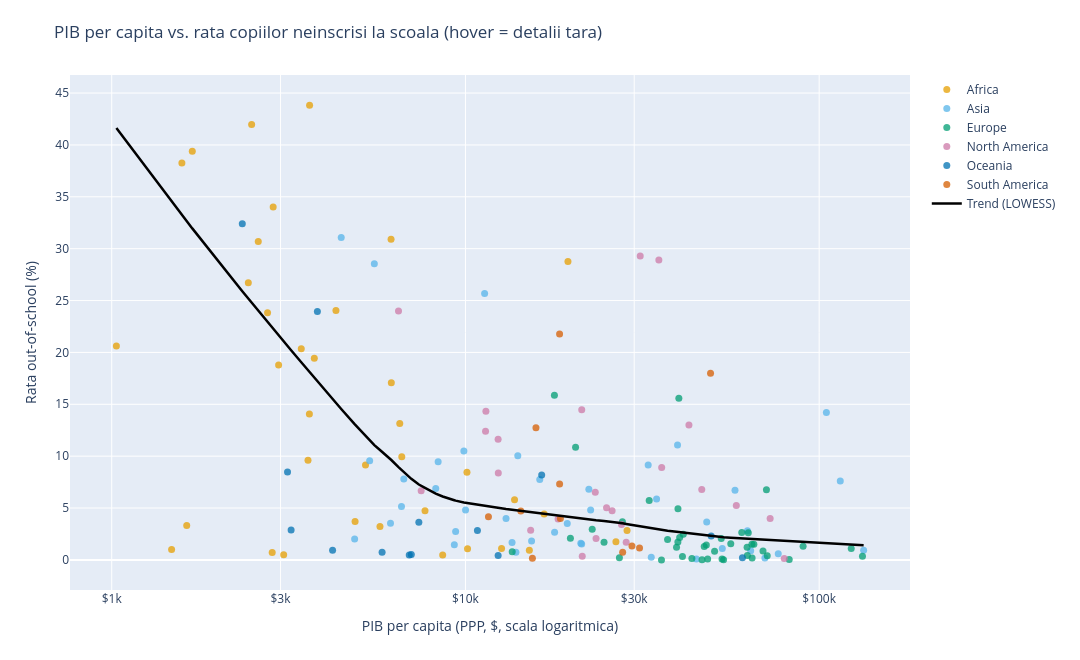

Write notebook code for a chart like this one.
### Markdown cell above
#### Grafic 4 - Exista legatura cu bogatia? Scatter + LOWESS

### Code cell
plot_data = latest.dropna(subset=['oos_rate', 'gdp_pc', 'region']).copy()

# Curba LOWESS - trend non-parametric (nu presupune nicio forma)
x_log = np.log10(plot_data['gdp_pc'].values)
y_vals = plot_data['oos_rate'].values
sort_idx = np.argsort(x_log)
smoothed = lowess(y_vals[sort_idx], x_log[sort_idx], frac=0.5)

fig = go.Figure()

for region in sorted(plot_data['region'].unique()):
    mask = plot_data['region'] == region
    subset = plot_data[mask]
    fig.add_trace(go.Scatter(
        x=subset['gdp_pc'], y=subset['oos_rate'],
        mode='markers',
        name=region,
        marker=dict(size=7, color=REGION_COLORS.get(region, '#888'), opacity=0.75),
        text=subset['Entity'],
        customdata=subset[['gdp_pc', 'oos_rate', 'Year']].values,
        hovertemplate=(
            '<b>%{text}</b><br>'
            'PIB/capita: $%{customdata[0]:,.0f}<br>'
            'Rata OOS: %{customdata[1]:.1f}%<br>'
            'An: %{customdata[2]:.0f}'
            '<extra></extra>'
        )
    ))

fig.add_trace(go.Scatter(
    x=10**smoothed[:, 0], y=smoothed[:, 1],
    mode='lines', name='Trend (LOWESS)',
    line=dict(color='black', width=2.5),
    hoverinfo='skip'
))

fig.update_layout(
    title='PIB per capita vs. rata copiilor neinscrisi la scoala (hover = detalii tara)',
    xaxis=dict(
        type='log', title='PIB per capita (PPP, $, scala logaritmica)',
        tickvals=[1000, 3000, 10000, 30000, 100000],
        ticktext=['$1k', '$3k', '$10k', '$30k', '$100k'],
        fixedrange=True,
    ),
    yaxis=dict(title='Rata out-of-school (%)', fixedrange=True),
    legend=dict(x=1.02, y=1, xanchor='left', bgcolor='rgba(255,255,255,0.85)'),
    width=1080, height=660,
    dragmode=False,
    hovermode='closest',
    margin=dict(l=70, r=170, t=75, b=70)
)
fig.show(config=PLOTLY_CONFIG)

### Figure 1 — Plotly figure (JSON) as saved in the notebook; plotly's stock layout.template omitted (floating-point values rounded to 4 significant figures; data arrays with more than 128 entries replaced by an {"elided": "..."} marker saying what was removed)
{"data": [{"customdata": [[15160.0, 0.93, 2023.0], [3588.0, 9.61, 2022.0], [2486.0, 41.97, 2023.0], [1031.0, 20.62, 2020.0], [4875.0, 3.709, 2023.0], [7685.0, 4.743, 2021.0], [2433.0, 26.72, 2023.0], [3434.0, 20.36, 2023.0], [6172.0, 17.08, 2023.0], [6521.0, 13.16, 2023.0], [16690.0, 4.413, 2023.0], [10100.0, 8.46, 2019.0], [2758.0, 23.83, 2023.0], [19490.0, 28.77, 2019.0], [2964.0, 18.78, 2023.0], [6608.0, 9.941, 2021.0], [3739.0, 19.45, 2021.0], [2596.0, 30.7, 2023.0], [1579.0, 38.25, 2022.0], [1629.0, 3.307, 2023.0], [2860.0, 34.01, 2023.0], [6162.0, 30.91, 2019.0], [26640.0, 1.743, 2023.0], [8623.0, 0.471, 2021.0], [1477.0, 1.0, 2022.0], [10140.0, 1.069, 2023.0], [1690.0, 39.38, 2023.0], [3063.0, 0.4888, 2023.0], [5733.0, 3.211, 2021.0], [4305.0, 24.05, 2023.0], [28640.0, 2.834, 2023.0], [13770.0, 5.788, 2022.0], [3626.0, 43.84, 2019.0], [3621.0, 14.08, 2023.0], [2842.0, 0.7071, 2023.0], [12650.0, 1.094, 2023.0], [5218.0, 9.137, 2023.0]], "hovertemplate": "<b>%{text}</b><br>PIB/capita: $%{customdata[0]:,.0f}<br>Rata OOS: %{customdata[1]:.1f}%<br>An: %{customdata[2]:.0f}<extra></extra>", "marker": {"color": "#E69F00", "opacity": 0.75, "size": 7}, "mode": "markers", "name": "Africa", "text": ["Algeria", "Benin", "Burkina Faso", "Burundi", "Cameroon", "Cape Verde", "Chad", "Comoros", "Congo", "Cote d'Ivoire", "Egypt", "Eswatini", "Ethiopia", "Gabon", "Gambia", "Ghana", "Guinea", "Lesotho", "Liberia", "Madagascar", "Mali", "Mauritania", "Mauritius", "Morocco", "Mozambique", "Namibia", "Niger", "Rwanda", "Sao Tome and Principe", "Senegal", "Seychelles", "South Africa", "Sudan", "Tanzania", "Togo", "Tunisia", "Zimbabwe"], "type": "scatter", "x": [15160.0, 3588.0, 2486.0, 1031.0, 4875.0, 7685.0, 2433.0, 3434.0, 6172.0, 6521.0, 16690.0, 10100.0, 2758.0, 19490.0, 2964.0, 6608.0, 3739.0, 2596.0, 1579.0, 1629.0, 2860.0, 6162.0, 26640.0, 8623.0, 1477.0, 10140.0, 1690.0, 3063.0, 5733.0, 4305.0, 28640.0, 13770.0, 3626.0, 3621.0, 2842.0, 12650.0, 5218.0], "y": [0.93, 9.61, 41.97, 20.62, 3.709, 4.743, 26.72, 20.36, 17.08, 13.16, 4.413, 8.46, 23.83, 28.77, 18.78, 9.941, 19.45, 30.7, 38.25, 3.307, 34.01, 30.91, 1.743, 0.471, 1.0, 1.069, 39.38, 0.4888, 3.211, 24.05, 2.834, 5.788, 43.84, 14.08, 0.7071, 1.094, 9.137]}, {"customdata": [[19400.0, 3.509, 2023.0], [21310.0, 1.538, 2023.0], [57820.0, 6.712, 2023.0], [8242.0, 6.885, 2023.0], [14060.0, 10.04, 2022.0], [76620.0, 0.5848, 2023.0], [6695.0, 7.787, 2023.0], [6595.0, 5.157, 2020.0], [22590.0, 4.808, 2023.0], [64040.0, 0.8764, 2022.0], [9302.0, 1.47, 2023.0], [13890.0, 0.7271, 2023.0], [15380.0, 1.829, 2020.0], [48100.0, 3.656, 2022.0], [44970.0, 0.09672, 2022.0], [9381.0, 2.734, 2023.0], [34700.0, 5.863, 2023.0], [6140.0, 3.538, 2022.0], [8372.0, 9.469, 2023.0], [11330.0, 25.67, 2023.0], [104800.0, 14.2, 2023.0], [32860.0, 9.143, 2023.0], [22330.0, 6.804, 2023.0], [16220.0, 7.748, 2023.0], [4861.0, 2.006, 2023.0], [39780.0, 11.06, 2022.0], [5526.0, 28.55, 2022.0], [5361.0, 9.557, 2023.0], [9899.0, 10.5, 2023.0], [114700.0, 7.615, 2022.0], [62690.0, 2.817, 2021.0], [133600.0, 0.9306, 2022.0], [53230.0, 1.103, 2022.0], [13020.0, 3.986, 2023.0], [4455.0, 31.07, 2022.0], [21190.0, 1.598, 2023.0], [33520.0, 0.2632, 2022.0], [17870.0, 2.658, 2023.0], [70240.0, 0.1761, 2023.0], [10010.0, 4.808, 2023.0], [13550.0, 1.682, 2023.0]], "hovertemplate": "<b>%{text}</b><br>PIB/capita: $%{customdata[0]:,.0f}<br>Rata OOS: %{customdata[1]:.1f}%<br>An: %{customdata[2]:.0f}<extra></extra>", "marker": {"color": "#56B4E9", "opacity": 0.75, "size": 7}, "mode": "markers", "name": "Asia", "text": ["Armenia", "Azerbaijan", "Bahrain", "Bangladesh", "Bhutan", "Brunei", "Cambodia", "East Timor", "Georgia", "Hong Kong", "India", "Indonesia", "Iran", "Israel", "Japan", "Jordan", "Kazakhstan", "Kyrgyzstan", "Laos", "Lebanon", "Macao", "Malaysia", "Maldives", "Mongolia", "Nepal", "Oman", "Pakistan", "Palestine", "Philippines", "Qatar", "Saudi Arabia", "Singapore", "South Korea", "Sri Lanka", "Syria", "Thailand", "Turkey", "Turkmenistan", "United Arab Emirates", "Uzbekistan", "Vietnam"], "type": "scatter", "x": [19400.0, 21310.0, 57820.0, 8242.0, 14060.0, 76620.0, 6695.0, 6595.0, 22590.0, 64040.0, 9302.0, 13890.0, 15380.0, 48100.0, 44970.0, 9381.0, 34700.0, 6140.0, 8372.0, 11330.0, 104800.0, 32860.0, 22330.0, 16220.0, 4861.0, 39780.0, 5526.0, 5361.0, 9899.0, 114700.0, 62690.0, 133600.0, 53230.0, 13020.0, 4455.0, 21190.0, 33520.0, 17870.0, 70240.0, 10010.0, 13550.0], "y": [3.509, 1.538, 6.712, 6.885, 10.04, 0.5848, 7.787, 5.157, 4.808, 0.8764, 1.47, 0.7271, 1.829, 3.656, 0.09672, 2.734, 5.863, 3.538, 9.469, 25.67, 14.2, 9.143, 6.804, 7.748, 2.006, 11.06, 28.55, 9.557, 10.5, 7.615, 2.817, 0.9306, 1.103, 3.986, 31.07, 1.598, 0.2632, 2.658, 0.1761, 4.808, 1.682]}, {"customdata": [[20480.0, 10.87, 2023.0], [64630.0, 0.1809, 2023.0], [64540.0, 1.499, 2023.0], [27780.0, 3.666, 2023.0], [62560.0, 1.224, 2022.0], [19800.0, 2.097, 2023.0], [33070.0, 5.714, 2023.0], [39860.0, 1.733, 2022.0], [50620.0, 0.84, 2022.0], [48390.0, 0.08569, 2022.0], [69380.0, 0.8492, 2023.0], [41290.0, 2.466, 2023.0], [56250.0, 1.552, 2023.0], [53670.0, 0.01469, 2022.0], [63040.0, 2.607, 2023.0], [35830.0, 0.00218, 2022.0], [40330.0, 2.171, 2023.0], [65380.0, 1.515, 2022.0], [123200.0, 1.11, 2022.0], [52870.0, 2.056, 2023.0], [37280.0, 1.96, 2023.0], [46650.0, 0.02364, 2022.0], [132600.0, 0.3454, 2022.0], [60420.0, 2.638, 2023.0], [13560.0, 0.7965, 2020.0], [27240.0, 0.2183, 2023.0], [71320.0, 0.4057, 2022.0], [22820.0, 2.964, 2022.0], [90090.0, 1.312, 2023.0], [43670.0, 0.1235, 2023.0], [41070.0, 0.3378, 2022.0], [40120.0, 15.59, 2023.0], [39890.0, 4.935, 2023.0], [70950.0, 6.766, 2023.0], [24650.0, 1.706, 2022.0], [39520.0, 1.23, 2023.0], [47980.0, 1.447, 2023.0], [47320.0, 1.288, 2023.0], [62660.0, 0.4257, 2023.0], [82300.0, 0.04699, 2023.0], [17850.0, 15.87, 2021.0], [53140.0, 0.08828, 2022.0]], "hovertemplate": "<b>%{text}</b><br>PIB/capita: $%{customdata[0]:,.0f}<br>Rata OOS: %{customdata[1]:.1f}%<br>An: %{customdata[2]:.0f}<extra></extra>", "marker": {"color": "#009E73", "opacity": 0.75, "size": 7}, "mode": "markers", "name": "Europe", "text": ["Albania", "Andorra", "Austria", "Belarus", "Belgium", "Bosnia and Herzegovina", "Bulgaria", "Croatia", "Cyprus", "Czechia", "Denmark", "Estonia", "Finland", "France", "Germany", "Greece", "Hungary", "Iceland", "Ireland", "Italy", "Latvia", "Lithuania", "Luxembourg", "Malta", "Moldova", "Montenegro", "Netherlands", "North Macedonia", "Norway", "Poland", "Portugal", "Romania", "Russia", "San Marino", "Serbia", "Slovakia", "Slovenia", "Spain", "Sweden", "Switzerland", "Ukraine", "United Kingdom"], "type": "scatter", "x": [20480.0, 64630.0, 64540.0, 27780.0, 62560.0, 19800.0, 33070.0, 39860.0, 50620.0, 48390.0, 69380.0, 41290.0, 56250.0, 53670.0, 63040.0, 35830.0, 40330.0, 65380.0, 123200.0, 52870.0, 37280.0, 46650.0, 132600.0, 60420.0, 13560.0, 27240.0, 71320.0, 22820.0, 90090.0, 43670.0, 41070.0, 40120.0, 39890.0, 70950.0, 24650.0, 39520.0, 47980.0, 47320.0, 62660.0, 82300.0, 17850.0, 53140.0], "y": [10.87, 0.1809, 1.499, 3.666, 1.224, 2.097, 5.714, 1.733, 0.84, 0.08569, 0.8492, 2.466, 1.552, 0.01469, 2.607, 0.00218, 2.171, 1.515, 1.11, 2.056, 1.96, 0.02364, 0.3454, 2.638, 0.7965, 0.2183, 0.4057, 2.964, 1.312, 0.1235, 0.3378, 15.59, 4.935, 6.766, 1.706, 1.23, 1.447, 1.288, 0.4257, 0.04699, 15.87, 0.08828]}, {"customdata": [[28470.0, 1.711, 2023.0], [35220.0, 28.92, 2023.0], [21320.0, 14.48, 2023.0], [12370.0, 11.64, 2023.0], [58320.0, 5.255, 2022.0], [79680.0, 0.1336, 2023.0], [25980.0, 4.728, 2023.0], [27620.0, 3.417, 2023.0], [18280.0, 3.952, 2023.0], [23280.0, 6.516, 2023.0], [11420.0, 14.32, 2023.0], [15290.0, 2.848, 2021.0], [12380.0, 8.368, 2023.0], [6468.0, 23.99, 2023.0], [11400.0, 12.41, 2023.0], [21390.0, 0.3419, 2022.0], [7497.0, 6.656, 2023.0], [35870.0, 8.904, 2023.0], [42840.0, 13.0, 2023.0], [23400.0, 2.063, 2023.0], [46570.0, 6.781, 2023.0], [31200.0, 29.3, 2023.0], [25060.0, 5.031, 2021.0], [72680.0, 3.982, 2022.0]], "hovertemplate": "<b>%{text}</b><br>PIB/capita: $%{customdata[0]:,.0f}<br>Rata OOS: %{customdata[1]:.1f}%<br>An: %{customdata[2]:.0f}<extra></extra>", "marker": {"color": "#CC79A7", "opacity": 0.75, "size": 7}, "mode": "markers", "name": "North America", "text": ["Antigua and Barbuda", "Bahamas", "Barbados", "Belize", "Canada", "Cayman Islands", "Costa Rica", "Curacao", "Dominica", "Dominican Republic", "El Salvador", "Grenada", "Guatemala", "Honduras", "Jamaica", "Mexico", "Nicaragua", "Panama", "Puerto Rico", "Saint Lucia", "Sint Maarten (Dutch part)", "Trinidad and Tobago", "Turks and Caicos Islands", "United States"], "type": "scatter", "x": [28470.0, 35220.0, 21320.0, 12370.0, 58320.0, 79680.0, 25980.0, 27620.0, 18280.0, 23280.0, 11420.0, 15290.0, 12380.0, 6468.0, 11400.0, 21390.0, 7497.0, 35870.0, 42840.0, 23400.0, 46570.0, 31200.0, 25060.0, 72680.0], "y": [1.711, 28.92, 14.48, 11.64, 5.255, 0.1336, 4.728, 3.417, 3.952, 6.516, 14.32, 2.848, 8.368, 23.99, 12.41, 0.3419, 6.656, 8.904, 13.0, 2.063, 6.781, 29.3, 5.031, 3.982]}, {"customdata": [[60680.0, 0.2074, 2023.0], [10810.0, 2.83, 2020.0], [3141.0, 8.473, 2023.0], [6937.0, 0.482, 2022.0], [3815.0, 23.94, 2023.0], [12370.0, 0.422, 2023.0], [49510.0, 2.302, 2023.0], [16430.0, 8.196, 2023.0], [4211.0, 0.9213, 2018.0], [7384.0, 3.617, 2023.0], [2340.0, 32.4, 2023.0], [7030.0, 0.5131, 2023.0], [5812.0, 0.733, 2023.0], [3215.0, 2.881, 2023.0]], "hovertemplate": "<b>%{text}</b><br>PIB/capita: $%{customdata[0]:,.0f}<br>Rata OOS: %{customdata[1]:.1f}%<br>An: %{customdata[2]:.0f}<extra></extra>", "marker": {"color": "#0072B2", "opacity": 0.75, "size": 7}, "mode": "markers", "name": "Oceania", "text": ["Australia", "Fiji", "Kiribati", "Marshall Islands", "Micronesia (country)", "Nauru", "New Zealand", "Palau", "Papua New Guinea", "Samoa", "Solomon Islands", "Tonga", "Tuvalu", "Vanuatu"], "type": "scatter", "x": [60680.0, 10810.0, 3141.0, 6937.0, 3815.0, 12370.0, 49510.0, 16430.0, 4211.0, 7384.0, 2340.0, 7030.0, 5812.0, 3215.0], "y": [0.2074, 2.83, 8.473, 0.482, 23.94, 0.422, 2.302, 8.196, 0.9213, 3.617, 32.4, 0.5131, 0.733, 2.881]}, {"customdata": [[27830.0, 0.7474, 2022.0], [11620.0, 4.157, 2023.0], [18550.0, 3.984, 2022.0], [29560.0, 1.33, 2023.0], [18460.0, 7.325, 2022.0], [14340.0, 4.715, 2023.0], [49310.0, 17.98, 2023.0], [15830.0, 12.74, 2023.0], [15460.0, 0.1565, 2019.0], [18460.0, 21.78, 2021.0], [31060.0, 1.137, 2023.0]], "hovertemplate": "<b>%{text}</b><br>PIB/capita: $%{customdata[0]:,.0f}<br>Rata OOS: %{customdata[1]:.1f}%<br>An: %{customdata[2]:.0f}<extra></extra>", "marker": {"color": "#D55E00", "opacity": 0.75, "size": 7}, "mode": "markers", "name": "South America", "text": ["Argentina", "Bolivia", "Brazil", "Chile", "Colombia", "Ecuador", "Guyana", "Paraguay", "Peru", "Suriname", "Uruguay"], "type": "scatter", "x": [27830.0, 11620.0, 18550.0, 29560.0, 18460.0, 14340.0, 49310.0, 15830.0, 15460.0, 18460.0, 31060.0], "y": [0.7474, 4.157, 3.984, 1.33, 7.325, 4.715, 17.98, 12.74, 0.1565, 21.78, 1.137]}, {"hoverinfo": "skip", "line": {"color": "black", "width": 2.5}, "mode": "lines", "name": "Trend (LOWESS)", "type": "scatter", "x": {"elided": "169 float values"}, "y": {"elided": "169 float values"}}], "layout": {"dragmode": false, "height": 660, "hovermode": "closest", "legend": {"bgcolor": "rgba(255,255,255,0.85)", "x": 1.02, "xanchor": "left", "y": 1}, "margin": {"b": 70, "l": 70, "r": 170, "t": 75}, "title": {"text": "PIB per capita vs. rata copiilor neinscrisi la scoala (hover = detalii tara)"}, "width": 1080, "xaxis": {"fixedrange": true, "ticktext": ["$1k", "$3k", "$10k", "$30k", "$100k"], "tickvals": [1000, 3000, 10000, 30000, 100000], "title": {"text": "PIB per capita (PPP, $, scala logaritmica)"}, "type": "log"}, "yaxis": {"fixedrange": true, "title": {"text": "Rata out-of-school (%)"}}}}
